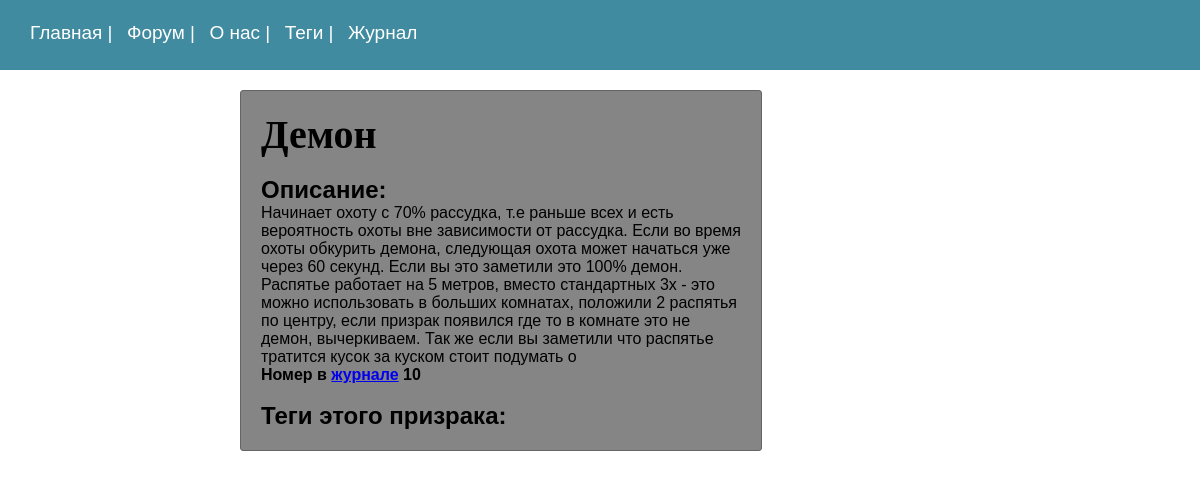
Before: /ghosts/demon with the older database file.
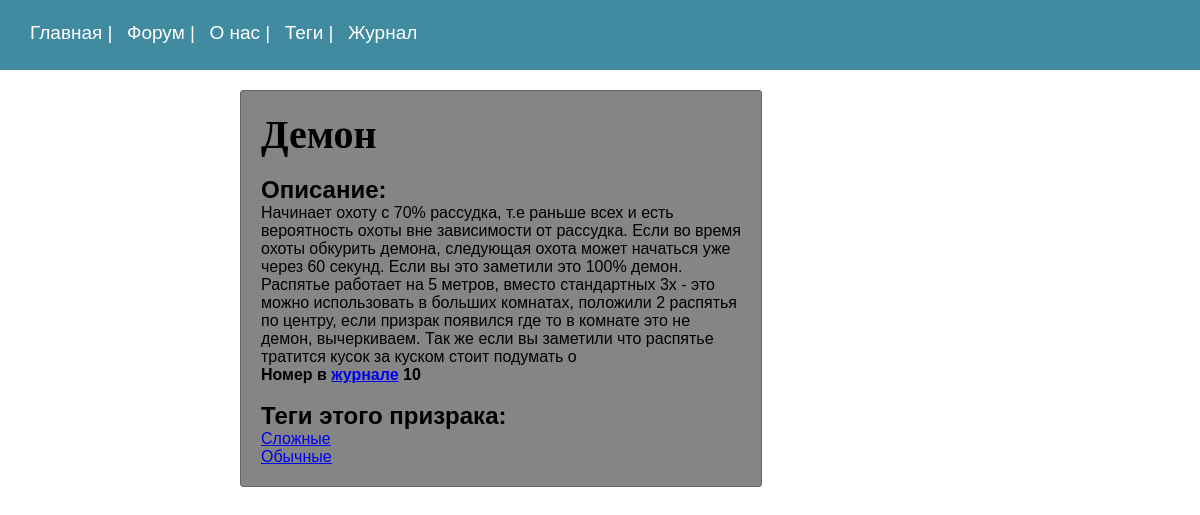
After: the same page with the newer database file.
### MainForum/models.py (models this page shows, shortened)
class TagGhost(models.Model):
    tag = models.CharField(max_length=120)
    slug = models.SlugField(max_length=120, unique=True)
    def get_absolute_url(self):
        return  reverse('tag', kwargs={'tag_slug': self.slug})

### MainForum/views.py (the view)
# urls.py: path('ghosts/<slug:ghost_slug>',views.Ghost_by_Slug.as_view(),name = 'slug_ghost'),
class Ghost_by_Slug(DetailView):
    model = Ghost
    template_name = 'MainForum/ghost.html'
    slug_url_kwarg = 'ghost_slug'
    context_object_name = 'ghost'
    def get_context_data(self, **kwargs: Any) -> dict[str, Any]:
        context = super().get_context_data(**kwargs)
        context['tags'] = get_tags_by_ghost_slug(
            context['ghost'].slug).prefetch_related('tags')
        return context

### MainForum/services.py (called while the page is built)
def get_ghost_by_slug(slug):
    ghost = Ghost.objects.filter(slug=slug)
    return ghost

def get_tags_by_ghost_slug(slug):
    ghost = get_ghost_by_slug(slug)
    return get_tags_by_ghost(ghost)

def get_tags_by_ghost(ghost_obj):
    return ghost_obj[0].tags.all()

### MainForum/templates/MainForum/ghost.html (shortened to what this page needs)
{% extends 'MainForum/base.html' %}
{% block content %}
<div class="ghost_container">
    <h1 style = "font-family: Cambria, Cochin, Georgia, Times, 'Times New Roman', serif;font-size:40px">{{ ghost.name }}</h1><br>
    <h2>Описание:</h2>
    <p>{{ ghost.description }}</p>
    <strong><p>Номер в <a href = "{% url 'journal' %}">журнале</a> {{ ghost.number }}</p></strong><br>
    <h2>Теги этого призрака:</h2>
    {% for i in tags %}
        <a href = "{{ i.get_absolute_url }}">{{ i.tag }}</a><br>
    {% endfor %}
</div>
{% endblock %}

Changed rows visible on the page:
added TagGhost: tag "Сложные"
added TagGhost: tag "Обычные"
